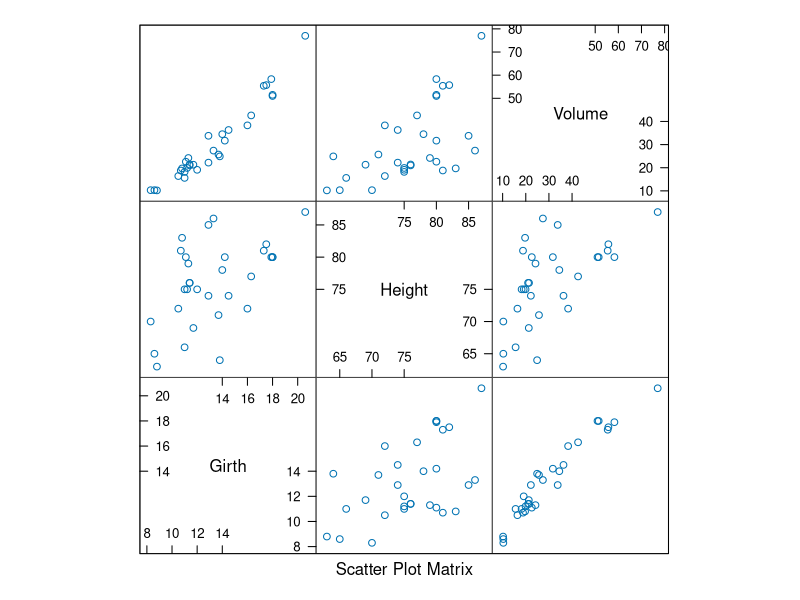
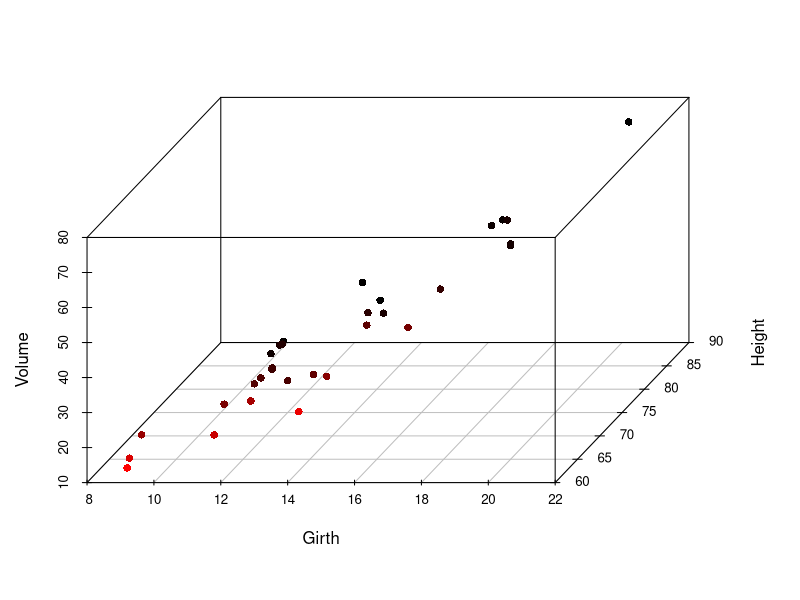
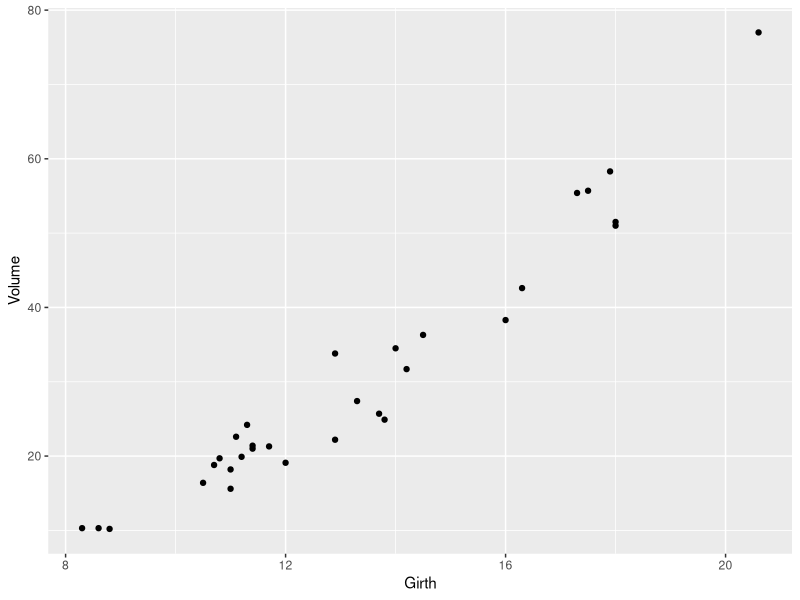
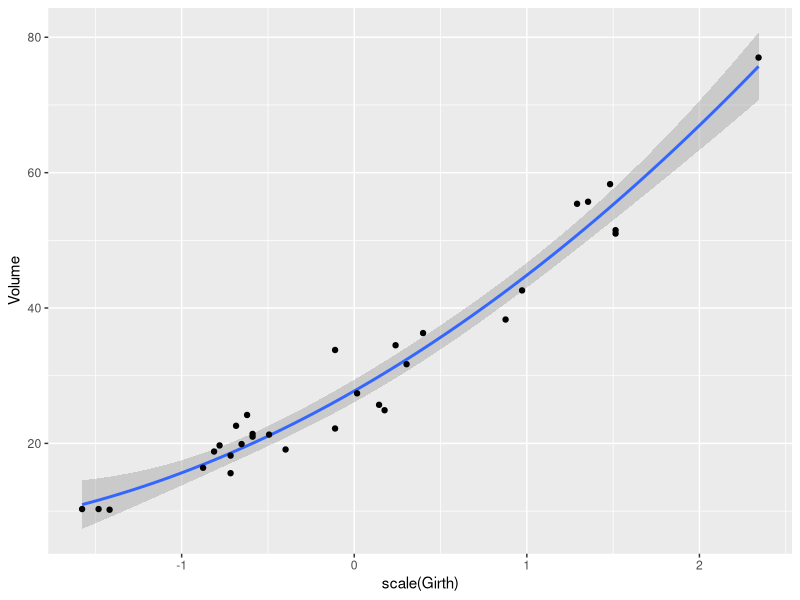
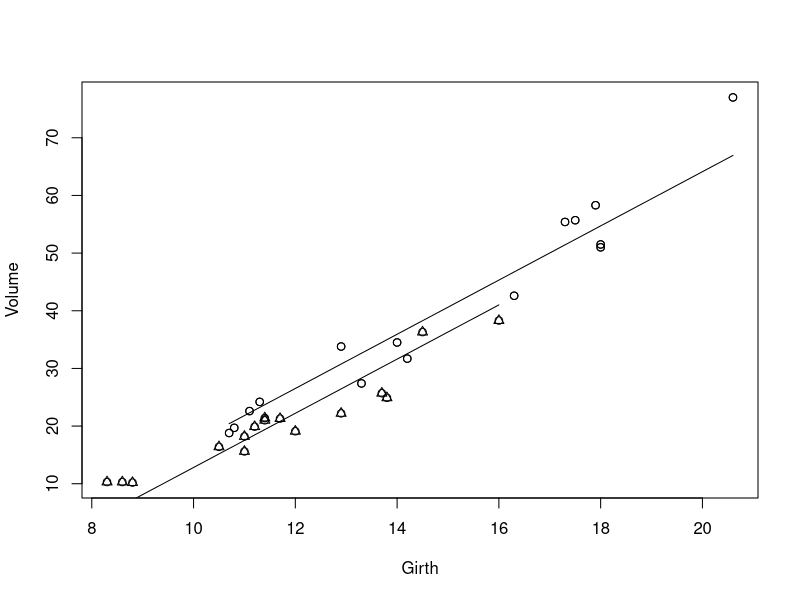

These charts were generated, in order, by the following R code:

#    IPSUR: Introduction to Probability and Statistics Using R
#    Copyright (C) 2014  G. Jay Kerns
#
#    Chapter: Multiple Linear Regression
#
#    This file is part of IPSUR.
#
#    IPSUR is free software: you can redistribute it and/or modify
#    it under the terms of the GNU General Public License as published by
#    the Free Software Foundation, either version 3 of the License, or
#    (at your option) any later version.
#
#    IPSUR is distributed in the hope that it will be useful,
#    but WITHOUT ANY WARRANTY; without even the implied warranty of
#    MERCHANTABILITY or FITNESS FOR A PARTICULAR PURPOSE.  See the
#    GNU General Public License for more details.
#
#    You should have received a copy of the GNU General Public License
#    along with IPSUR.  If not, see <http://www.gnu.org/licenses/>.

# This chapter's package dependencies
library(ggplot2)
library(scatterplot3d)
library(lattice)

head(trees)

postscript(file="fig/mlr-splom-trees.ps")
splom(trees)
dev.off()

postscript(file="fig/mlr-3D-scatterplot-trees.ps")
s3d <- with(trees, scatterplot3d(Girth, Height, Volume, pch = 16, 
                                 highlight.3d = TRUE, angle = 60))
fit <- lm(Volume ~ Girth + Height, data = trees)
dev.off()

trees.lm <- lm(Volume ~ Girth + Height, data = trees)
trees.lm

head(model.matrix(trees.lm))

fitted(trees.lm)[1:5]

new <- data.frame(Girth = c(9.1, 11.6, 12.5), Height = c(69, 74, 87))

new

predict(trees.lm, newdata = new)

treesFIT <- round(predict(trees.lm, newdata = new), 1)

residuals(trees.lm)[1:5]

treesumry <- summary(trees.lm)
treesumry$sigma

confint(trees.lm)

treesPAR <- round(confint(trees.lm), 1)

new <- data.frame(Girth = c(9.1, 11.6, 12.5), Height = c(69, 74, 87))

predict(trees.lm, newdata = new, interval = "confidence")

treesCI <- round(predict(trees.lm, newdata = new, interval = "confidence"), 1)

predict(trees.lm, newdata = new, interval = "prediction")

treesPI <- round(predict(trees.lm, newdata = new, interval = "prediction"), 1)

treesumry$r.squared

treesumry$adj.r.squared

treesumry$fstatistic

treesumry

postscript(file="fig/mlr-Scatterplot-Volume-Girth-trees.ps")
qplot(Girth, Volume, data = trees)
dev.off()

treesquad.lm <- lm(Volume ~ scale(Girth) + I(scale(Girth)^2), data = trees)
summary(treesquad.lm)

postscript(file="fig/mlr-Fitting-the-Quadratic.ps")
a <- ggplot(trees, aes(scale(Girth), Volume))
a + stat_smooth(method = lm, formula = y ~ poly(x, 2)) + geom_point()
dev.off()

new <- data.frame(Girth = c(9.1, 11.6, 12.5))
predict(treesquad.lm, newdata = new, interval = "prediction")

summary(lm(Volume ~ Girth + I(Girth^2), data = trees))

trees$Tall <- cut(trees$Height, breaks = c(-Inf, 76, Inf), 
                  labels = c("no","yes"))
trees$Tall[1:5]

class(trees$Tall)

treesdummy.lm <- lm(Volume ~ Girth + Tall, data = trees)
summary(treesdummy.lm)

postscript(file="fig/mlr-dummy-variable-trees.ps")
treesTall <- split(trees, trees$Tall)
treesTall[["yes"]]$Fit <- predict(treesdummy.lm, treesTall[["yes"]])
treesTall[["no"]]$Fit <- predict(treesdummy.lm, treesTall[["no"]])
plot(Volume ~ Girth, data = trees)
points(Volume ~ Girth, data = treesTall[["yes"]], pch = 1)
points(Volume ~ Girth, data = treesTall[["no"]], pch = 2)
lines(Fit ~ Girth, data = treesTall[["yes"]])
lines(Fit ~ Girth, data = treesTall[["no"]])
dev.off()

treesfull.lm <- lm(Volume ~ Girth + I(Girth^2) + Height + 
                   I(Height^2), data = trees)
summary(treesfull.lm)

treesreduced.lm <- lm(Volume ~ -1 + Girth + I(Girth^2), data = trees)

anova(treesreduced.lm, treesfull.lm)

treesreduced2.lm <- lm(Volume ~ Girth + I(Girth^2) + Height, 
                       data = trees)
anova(treesreduced2.lm, treesfull.lm)

treesNonlin.lm <- lm(log(Volume) ~ log(Girth) + log(Height), data = trees)
summary(treesNonlin.lm)

exp(confint(treesNonlin.lm))

new <- data.frame(Girth = c(9.1, 11.6, 12.5), Height = c(69, 74, 87))
exp(predict(treesNonlin.lm, newdata = new, interval = "confidence"))

# fake data 
set.seed(1) 
x <- seq(from = 0, to = 1000, length.out = 200) 
y <- 1 + 2*(sin((2*pi*x/360) - 3))^2 + rnorm(200, sd = 2)
# plot(x, y)
acc.nls <- nls(y ~ a + b*(sin((2*pi*x/360) - c))^2, 
               start = list(a = 0.9, b = 2.3, c = 2.9))
summary(acc.nls)
#plot(x, fitted(acc.nls))
